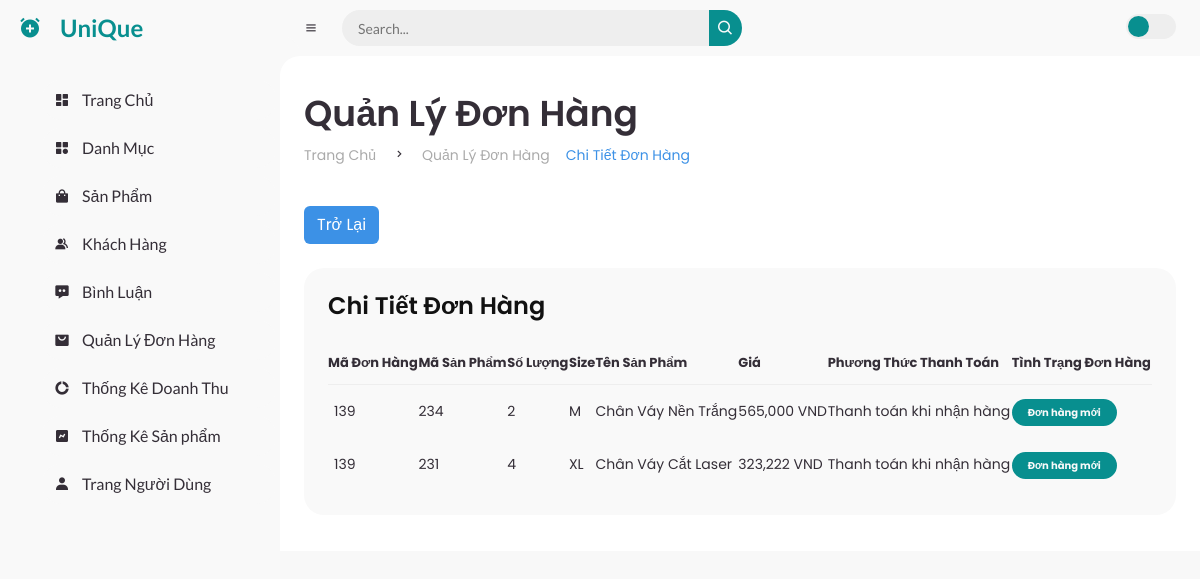
Screenshot of /admin/index.php?act=order_detail&id_bill=139 with the database file from the repository.
### tables this page shows
CREATE TABLE `cart` (
  `id_cart` int(11) NOT NULL,
  `id_user` int(11) DEFAULT NULL,
  `product_id` int(11) DEFAULT NULL,
  `image` text NOT NULL,
  `quantity` int(11) NOT NULL,
  `price` int(11) NOT NULL DEFAULT 0,
  `name` varchar(255) NOT NULL,
  `size` varchar(100) NOT NULL,
  `total` int(11) NOT NULL DEFAULT 0,
  `id_bill` int(11) NOT NULL
);

CREATE TABLE `bill` (
  `id_bill` int(11) NOT NULL,
  `id_user` int(11) DEFAULT NULL,
  `name` varchar(100) NOT NULL,
  `tel` int(11) NOT NULL,
  `email` varchar(100) NOT NULL,
  `address` varchar(100) NOT NULL,
  `date` datetime NOT NULL DEFAULT current_timestamp(),
  `payment` tinyint(4) NOT NULL DEFAULT 1 COMMENT '1.Thanh toán khi nhận hàng ',
  `bill_startus` tinyint(4) NOT NULL DEFAULT 0 COMMENT '4.Đơn hàng mới ,\r\n0.Đang xử lí ,\r\n1.Đang giao hàng, \r\n2.Đã giao hàng ',
  `total` int(11) NOT NULL DEFAULT 0
);

CREATE TABLE `product` (
  `product_id` int(11) NOT NULL,
  `product_name` varchar(100) NOT NULL,
  `image` text NOT NULL,
  `price` int(11) NOT NULL,
  `description` text NOT NULL,
  `category_id` int(11) NOT NULL,
  `is_hidden` tinyint(1) DEFAULT 0
);

### Models/connect.php (called while the page is built, shortened)
<?php
function pdo_get_connection(){
    $servername = "localhost";
    $username = "root";
    $password = "";
    try {
    $conn = new PDO("mysql:host=$servername;dbname=duan1", $username, $password);
    $conn->setAttribute(PDO::ATTR_ERRMODE, PDO::ERRMODE_EXCEPTION);
    return $conn;
    } catch(PDOException $e) {
    echo "Kết nối thất bại: " . $e->getMessage();
    }
}
function pdo_query($sql, ...$sql_args) {
    try {
        $conn = Pdo_get_connection();
        $stmt = $conn->prepare($sql);
        $stmt->execute($sql_args);
        return $stmt->fetchAll();
    } catch (PDOException $e) {
        throw $e;
    } finally {
        unset($conn);
    }
}
?>

### Models/cart.php (called while the page is built, shortened)
<?php
function select_All_billDetailByid($idbill) {
    $sql = "SELECT
    bill.id_bill,
    bill.id_user,
    bill.name,
    bill.tel,
    bill.email,
    bill.address,
    bill.date,
    bill.bill_startus,
    bill.total,
    cart.product_id,
    cart.image,
    cart.quantity,
    cart.price,
    cart.size,
    product.product_name
  FROM bill
  INNER JOIN cart ON bill.id_bill = cart.id_bill
  INNER JOIN product
    ON product.product_id = cart.product_id
  WHERE bill.id_bill =".$idbill;
    $bill = pdo_query($sql);
    return $bill;
}
function get_ttdh($l) {
    switch($l) {
        case '0':
            return "Đơn hàng mới ";
    }
}
function get_pay($l) {
    switch($l) {
        default:
            $tt = "Thanh toán khi nhận hàng";
            break;
    }
    return $tt;
}
?>

### admin/Qldonhang/donhangchitiet.php (the view, shortened to what this page needs)
<main>
<div class="head-title">
    <div class="left">
        <h1>Quản Lý Đơn Hàng</h1>
        <ul class="breadcrumb">
            <li>
                <a href="index.php?act=home">Trang Chủ</a>
            </li>
            <li><i class='bx bx-chevron-right'></i></li>
            <li>
                <a class="" href="index.php?act=listdonhang">Quản Lý Đơn Hàng </a>
            </li>
            <li>
                <a class="active" href="#">Chi Tiết Đơn Hàng </a>
            </li>
        </ul>
    </div>
</div><a href="index.php?act=listdonhang"><button class="btn btn-insert  status completed mt-4">Trở Lại </button></button></a>
<div class="table-data">
    <div class="order">
        <div class="head">
            <h3>Chi Tiết Đơn Hàng</h3>
        </div>
        <table>
            <thead>
                <tr>
                    <th>Mã Đơn Hàng</th>
                    <th>Mã Sản Phẩm</th>
                    <th>Số Lượng</th>
                    <th>Size</th>
                    <th>Tên Sản Phẩm</th>
                    <th>Giá</th>
                    <th>Phương Thức Thanh Toán</th>
                    <th>Tình Trạng Đơn Hàng</th>
                </tr>
            </thead>
            <tbody>
            <?php
                foreach($select_All_billDetailByid as $billDetail):
                    extract($billDetail);
                    $trangthaidh = get_ttdh($billDetail["bill_startus"]);
                    $payment = get_pay($billDetail["payment"]??'');
                ?>
                <tr class="tr-shadow">
                    <td>
                       <?= $billDetail["id_bill"] ?>
                    </td>
                    <td>    <?= $billDetail["product_id"] ?></td>
                    <td>    <?= $billDetail["quantity"] ?></td>
                    <td>    <?= $billDetail["size"] ?></td>
                    <td>    <?= $billDetail["product_name"] ?></td>
                    <td>    <?=number_format($billDetail["price"], 0, '.', ',')  ?> VND</td>
                    <td>    <?= $payment ?></td>
                    <td>
                        <span class=" <?php
                                if($billDetail["bill_startus"] == 0) {
                                    echo 'status completed';
                                } elseif($billDetail["bill_startus"] == 1) {
                                    echo 'status pending';
                                } elseif($billDetail["bill_startus"] == 2) {
                                    echo 'status cancel';
                                } elseif($billDetail["bill_startus"] == 3) {
                                    echo 'status process';
                                }
                                 ?>"><?= $trangthaidh?>
                                </span>
                                </td>
                </tr>
                <?php
                endforeach;
                ?>
            </tbody>
        </table>
    </div>
</div>
</main>

### admin/css/style.css (style rules this page uses)
* { margin: 0; padding: 0; box-sizing: border-box; }
a { text-decoration: none; }
li { list-style: none; }
:root { --poppins: 'Poppins', sans-serif; --lato: 'Lato', sans-serif; --light: #F9F9F9; --blue: #3C91E6; --light-blue: #CFE8FF; --grey: #eee; --dark-grey: #AAAAAA; --dark: #342E37; --red: #DB504A; --yellow: #ebc753; --light-yellow: #FFF2C6; --orange: #FD7238; --light-orange: #FFE0D3; --green: #088F8F; --light-green: #E6FFFA; --red: #DB504A; }
.btn-insert { background-color: var(--blue); color: white; }
html { overflow-x: hidden; }
body { background: var(--grey); overflow-x: hidden; }
#content main { width: 100%; padding: 36px 24px; font-family: var(--poppins); max-height: calc(100vh - 56px); overflow-y: auto; }
#content main .head-title { display: flex; align-items: center; justify-content: space-between; grid-gap: 16px; flex-wrap: wrap; }
#content main .head-title .left h1 { font-size: 36px; font-weight: 600; margin-bottom: 10px; color: var(--dark); }
#content main .head-title .left .breadcrumb { display: flex; align-items: center; grid-gap: 16px; }
#content main .head-title .left .breadcrumb li { color: var(--dark); }
#content main .head-title .left .breadcrumb li a { color: var(--dark-grey); pointer-events: none; }
#content main .head-title .left .breadcrumb li a.active { color: var(--blue); pointer-events: unset; }
#content main .table-data { display: flex; flex-wrap: wrap; grid-gap: 24px; margin-top: 24px; width: 100%; color: var(--dark); }
#content main .table-data>div { border-radius: 20px; background: var(--light); padding: 24px; overflow-x: auto; }
#content main .table-data .head { display: flex; align-items: center; grid-gap: 16px; margin-bottom: 24px; }
#content main .table-data .head h3 { margin-right: auto; font-size: 24px; font-weight: 600; }
#content main .table-data .order { flex-grow: 1; flex-basis: 500px; }
#content main .table-data .order table { width: 100%; border-collapse: collapse; }
#content main .table-data .order table th { padding-bottom: 12px; font-size: 13px; text-align: left; border-bottom: 1px solid var(--grey); }
#content main .table-data .order table td { padding: 16px 0; }
#content main .table-data .order table tr td:first-child { display: flex; align-items: center; grid-gap: 12px; padding-left: 6px; }
#content main .table-data .order table tr td .status { font-size: 10px; padding: 6px 16px; color: var(--light); border-radius: 20px; font-weight: 700; }
#content main .table-data .order table tr td .status.completed { background: var(--green); }

### rows the page displays
cart: id_bill.id_bill "139", product "234", quantity "2", size "M", product.product_name "Chân Váy Nền Trắng", price "565,000", payment "Thanh toán khi nhận hàng", id_bill.bill_startus "Đơn hàng mới"
cart: id_bill.id_bill "139", product "231", quantity "4", size "XL", product.product_name "Chân Váy Cắt Laser", price "323,222", payment "Thanh toán khi nhận hàng", id_bill.bill_startus "Đơn hàng mới"
